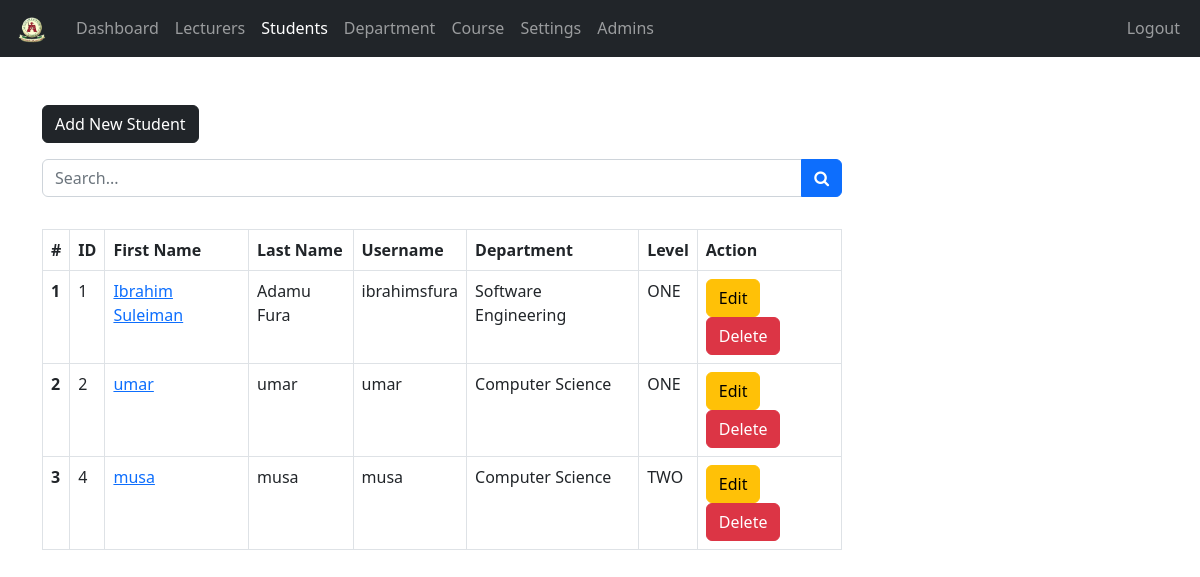
The page /admin/student.php (signed in) on the database its author committed.
### tables this page shows
CREATE TABLE `students` (
  `student_id` int NOT NULL AUTO_INCREMENT,
  `username` varchar(127) NOT NULL,
  `password` varchar(255) NOT NULL,
  `fname` varchar(127) NOT NULL,
  `lname` varchar(255) NOT NULL,
  `department_id` int DEFAULT NULL,
  `level` varchar(10) DEFAULT NULL,
  `cgpa` decimal(4,2) DEFAULT NULL,
  `address` varchar(500) NOT NULL,
  `gender` varchar(7) NOT NULL,
  `email_address` varchar(255) NOT NULL,
  `date_of_birth` date NOT NULL,
  `date_of_joined` timestamp NULL DEFAULT CURRENT_TIMESTAMP,
  `parent_fname` varchar(127) NOT NULL,
  `parent_lname` varchar(127) NOT NULL,
  `parent_phone_number` varchar(31) NOT NULL,
  PRIMARY KEY (`student_id`),
  UNIQUE KEY `username` (`username`),
  KEY `fk_department` (`department_id`),
  CONSTRAINT `fk_department` FOREIGN KEY (`department_id`) REFERENCES `departments` (`department_id`) ON DELETE SET NULL
);

CREATE TABLE `departments` (
  `department_id` int NOT NULL AUTO_INCREMENT,
  `department` varchar(255) NOT NULL,
  `faculty` varchar(255) NOT NULL,
  PRIMARY KEY (`department_id`),
  UNIQUE KEY `department_id` (`department_id`)
);

### admin/data/student.php (called while the page is built, shortened)
<?php
function getAllStudents($conn) {
  $sql = "SELECT
            s.*,
            d.department AS department,
            s.level
          FROM students s
          LEFT JOIN departments d
            ON s.department_id = d.department_id
          ORDER BY s.student_id ASC";
  $stmt = $conn->prepare($sql);
  $stmt->execute();
  if ($stmt->rowCount() >= 1) {
    return $stmt->fetchAll(PDO::FETCH_ASSOC);
  } else {
    return 0;
  }
}
?>

### admin/student.php (the view, shortened to what this page needs)
<?php
include "../DB_connection.php";
include "data/student.php";
include "data/department.php";
$students = getAllStudents($conn);
?>
<!DOCTYPE html>
<html lang="en">
<head>
  <link rel="stylesheet" href="https://cdn.jsdelivr.net/npm/bootstrap@5.2.0/dist/css/bootstrap.min.css">
  <link rel="stylesheet" href="../css/style.css">
  <link rel="stylesheet" href="https://cdnjs.cloudflare.com/ajax/libs/font-awesome/4.7.0/css/font-awesome.min.css">
</head>
<body>
  <?php include "inc/navbar.php"; ?>
  <div class="container mt-5">
    <a href="student-add.php" class="btn btn-dark">Add New Student</a>
    <form action="student-search.php" method="get" class="mt-3 n-table">
      <div class="input-group mb-3">
        <input type="text" class="form-control" name="searchKey" placeholder="Search...">
        <button class="btn btn-primary"><i class="fa fa-search"></i></button>
      </div>
    </form>
    <?php if ($students): ?>
      <div class="table-responsive">
        <table class="table table-bordered mt-3 n-table">
          <thead>
            <tr>
              <th>#</th>
              <th>ID</th>
              <th>First Name</th>
              <th>Last Name</th>
              <th>Username</th>
              <th>Department</th>
              <th>Level</th>
              <th>Action</th>
            </tr>
          </thead>
          <tbody>
            <?php foreach($students as $i => $s): ?>
              <tr>
                <th><?= $i+1 ?></th>
                <td><?= $s['student_id'] ?></td>
                <td>
                  <a href="student-view.php?student_id=<?= $s['student_id'] ?>">
                    <?= htmlspecialchars($s['fname']) ?>
                  </a>
                </td>
                <td><?= htmlspecialchars($s['lname']) ?></td>
                <td><?= htmlspecialchars($s['username']) ?></td>
                <td>
                  <?php
                    echo htmlspecialchars($s['department'] ?? 'No department assigned');
                  ?>
                </td>
                <td><?= htmlspecialchars($s['level']   ?? '–') ?></td>
                <td>
                  <a href="student-edit.php?student_id=<?= $s['student_id'] ?>" class="btn btn-warning">Edit</a>
                  <a href="student-delete.php?student_id=<?= $s['student_id'] ?>" class="btn btn-danger">Delete</a>
                </td>
              </tr>
            <?php endforeach; ?>
          </tbody>
        </table>
      </div>
    <?php else: ?>
      <div class="alert alert-info w-450 m-5">No students found.</div>
    <?php endif; ?>
  </div>
</body>
</html>

### css/style.css (style rules this page uses)
.n-table { max-width: 800px; }

### rows shown on the page
students: student_id "1", fname "Ibrahim Suleiman", lname "Adamu Fura", username "ibrahimsfura", department.department "Software Engineering", level "ONE"
students: student_id "2", fname "umar", lname "umar", username "umar", department.department "Computer Science", level "ONE"
students: student_id "4", fname "musa", lname "musa", username "musa", department.department "Computer Science", level "TWO"
